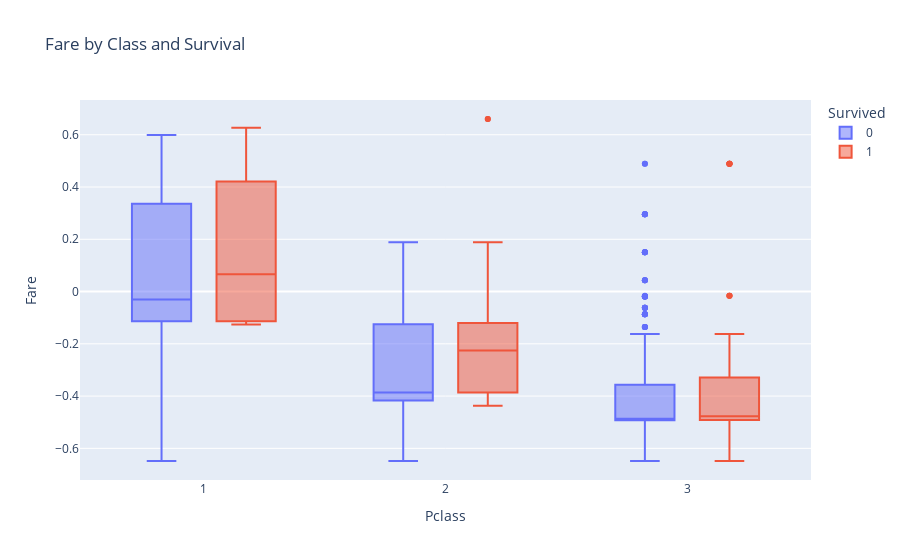

The notebook cell saved with this chart:
### Markdown cell above
### Fare by Class and Survival

### Code cell
fig = px.box(df, x="Pclass", y="Fare", color="Survived", title="Fare by Class and Survival")
fig.show()

### Figure 1 — Plotly figure (JSON) as saved in the notebook; plotly's stock layout.template omitted (floating-point values rounded to 4 significant figures; data arrays with more than 128 entries replaced by an {"elided": "..."} marker saying what was removed)
{"data": [{"alignmentgroup": "True", "hovertemplate": "Survived=0<br>Pclass=%{x}<br>Fare=%{y}<extra></extra>", "legendgroup": "0", "marker": {"color": "#636efa"}, "name": "0", "notched": false, "offsetgroup": "0", "orientation": "v", "showlegend": true, "type": "box", "x": {"elided": "512 int values"}, "x0": " ", "xaxis": "x", "y": {"elided": "512 float values"}, "y0": " ", "yaxis": "y"}, {"alignmentgroup": "True", "hovertemplate": "Survived=1<br>Pclass=%{x}<br>Fare=%{y}<extra></extra>", "legendgroup": "1", "marker": {"color": "#EF553B"}, "name": "1", "notched": false, "offsetgroup": "1", "orientation": "v", "showlegend": true, "type": "box", "x": {"elided": "263 int values"}, "x0": " ", "xaxis": "x", "y": {"elided": "263 float values"}, "y0": " ", "yaxis": "y"}], "layout": {"boxmode": "group", "legend": {"title": {"text": "Survived"}, "tracegroupgap": 0}, "title": {"text": "Fare by Class and Survival"}, "xaxis": {"anchor": "y", "domain": [0, 1], "title": {"text": "Pclass"}}, "yaxis": {"anchor": "x", "domain": [0, 1], "title": {"text": "Fare"}}}}
